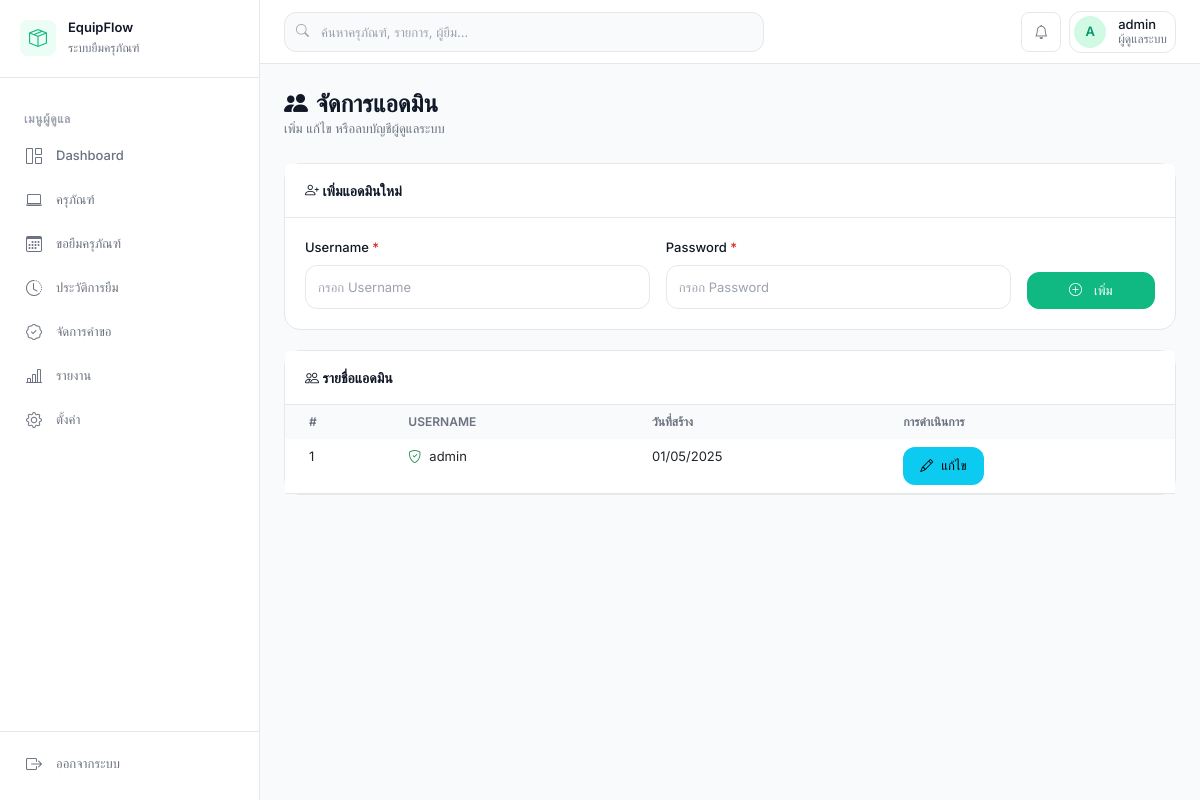
Page /spa_shell.php?page=admins (signed in) on the committed database.
### tables this page shows
CREATE TABLE `users` (
  `id` int(11) NOT NULL,
  `username` varchar(50) NOT NULL,
  `password` varchar(255) NOT NULL,
  `role` enum('admin','user') NOT NULL,
  `created_at` timestamp NOT NULL DEFAULT current_timestamp()
);

### partials/partial_admins.php (the view, shortened to what this page needs)
<?php
require_once dirname(__DIR__) . '/config.php';
$admins = $pdo->query("SELECT * FROM users WHERE role='admin'")->fetchAll();
?>
<div class="page-header">
    <h4><i class="bi bi-people-fill me-2"></i>จัดการแอดมิน</h4>
    <p>เพิ่ม แก้ไข หรือลบบัญชีผู้ดูแลระบบ</p>
</div>
<div class="card">
    <div class="card-header"><i class="bi bi-person-plus"></i> เพิ่มแอดมินใหม่</div>
    <div class="card-body">
        <form method="POST">
            <div class="row g-3">
                <div class="col-md-5">
                    <label class="form-label">Username <span style="color:#dc2626">*</span></label>
                    <input type="text" name="username" class="form-control" placeholder="กรอก Username" required>
                </div>
                <div class="col-md-5">
                    <label class="form-label">Password <span style="color:#dc2626">*</span></label>
                    <input type="password" name="password" class="form-control" placeholder="กรอก Password" required>
                </div>
                <div class="col-md-2 d-flex align-items-end">
                    <button type="submit" name="add_admin" class="btn btn-primary w-100">
                        <i class="bi bi-plus-circle me-1"></i> เพิ่ม
                    </button>
                </div>
            </div>
        </form>
    </div>
</div>
<div class="card">
    <div class="card-header"><i class="bi bi-people"></i> รายชื่อแอดมิน</div>
    <div class="card-body p-0">
        <table class="table mb-0">
            <thead>
                <tr>
                    <th class="ps-4">#</th>
                    <th>Username</th>
                    <th>วันที่สร้าง</th>
                    <th>การดำเนินการ</th>
                </tr>
            </thead>
            <tbody>
                <?php foreach ($admins as $admin): ?>
                <tr>
                    <td class="ps-4"><?php echo $admin['id']; ?></td>
                    <td><i class="bi bi-shield-check text-success me-2"></i><?php echo htmlspecialchars($admin['username']); ?></td>
                    <td><?php echo date('d/m/Y', strtotime($admin['created_at'])); ?></td>
                    <td>
                        <button class="btn btn-info btn-sm" data-bs-toggle="modal" data-bs-target="#editAdmin<?php echo $admin['id']; ?>">
                            <i class="bi bi-pencil"></i> แก้ไข
                        </button>
                    </td>
                </tr>
                <?php endforeach; ?>
            </tbody>
        </table>
    </div>
</div>

### assets/css/design-system.css (style rules this page uses)
:root { --color-primary: #10B981; --color-primary-hover: #059669; --color-primary-muted: #D1FAE5; --color-primary-subtle: #ECFDF5; --color-bg: #F8FAFC; --color-surface: #FFFFFF; --color-border: #E5E7EB; --color-border-strong: #D1D5DB; --color-text: #111827; --color-text-secondary: #6B7280; --color-text-muted: #9CA3AF; --color-success: #22C55E; --color-success-bg: #F0FDF4; --color-warning: #F59E0B; --color-warning-bg: #FFFBEB; --color-danger: #EF4444; --color-danger-bg: #FEF2F2; --color-info: #3B82F6; --color-info-bg: #EFF6FF; --font-family: 'Inter', -apple-system, BlinkMacSystemFont, 'Segoe UI', sans-serif; --font-weight-normal: 400; --font-weight-medium: 500; --font-weight-semibold: 600; --font-weight-bold: 700; --text-xs: 0.75rem; --text-sm: 0.8125rem; --text-base: 0.875rem; --text-lg: 1rem; --text-xl: 1.125rem; --text-2xl: 1.5rem; --text-3xl: 1.875rem; --space-1: 4px; --space-2: 8px; --space-3: 12px; --space-4: 16px; --space-5: 20px; --space-6: 24px; --space-8: 32px; --space-10: 40px; --space-12: 48px; --layout-max-width: 1440px; --layout-gutter: 24px; --sidebar-width: 260px; --navbar-height: 64px; --radius-card: 16px; --radius-input: 12px; --radius-button: 12px; --radius-sm: 8px; --radius-full: 9999px; --shadow-xs: 0 1px 2px rgba(0, 0, 0, 0.04); --shadow-sm: 0 1px 3px rgba(0, 0, 0, 0.06), 0 1px 2px rgba(0, 0, 0, 0.04); --shadow-md: 0 4px 6px -1px rgba(0, 0, 0, 0.07), 0 2px 4px -2px rgba(0, 0, 0, 0.05); --shadow-lg: 0 10px 15px -3px rgba(0, 0, 0, 0.08), 0 4px 6px -4px rgba(0, 0, 0, 0.04); --transition-fast: 150ms ease; --transition-base: 200ms ease; --z-sidebar: 100; --z-navbar: 110; --z-dropdown: 200; --z-modal: 300; --z-toast: 400; --z-loading: 500; }
*, *::before, *::after { box-sizing: border-box; }
html { font-size: 16px; -webkit-font-smoothing: antialiased; -moz-osx-font-smoothing: grayscale; }
body { margin: 0; font-family: var(--font-family); font-size: var(--text-base); font-weight: var(--font-weight-normal); line-height: 1.5; color: var(--color-text); background: var(--color-bg); }
h1, h2, h3, h4, h5, h6 { margin: 0; font-weight: var(--font-weight-semibold); line-height: 1.3; color: var(--color-text); }
h4 { font-size: var(--text-lg); }
p { margin: 0 0 var(--space-4); }
p:last-child { margin-bottom: 0; }
.text-success { color: var(--color-success); }
.w-100 { width: 100%; }
.d-flex { display: flex; }
.mb-0 { margin-bottom: 0; }
.me-2 { margin-right: var(--space-2); }

### rows in the picture
users: id "1", username "admin", created_at "01/05/2025"

### other values in the picture
$item['label'] "Dashboard"
$item['label'] "ครุภัณฑ์"
$item['label'] "ขอยืมครุภัณฑ์"
$item['label'] "ประวัติการยืม"
$item['label'] "จัดการคำขอ"
$item['label'] "รายงาน"
$item['label'] "ตั้งค่า"
$initials "A"
$username "admin"
$roleLabel "ผู้ดูแลระบบ"
